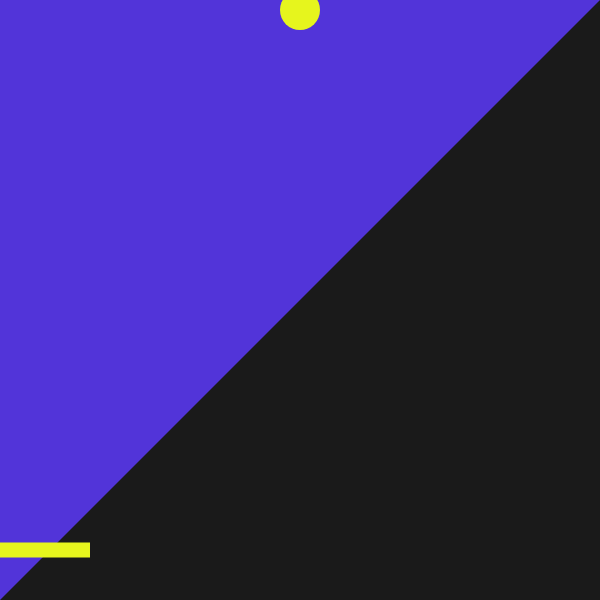
Frame 1 (no input)
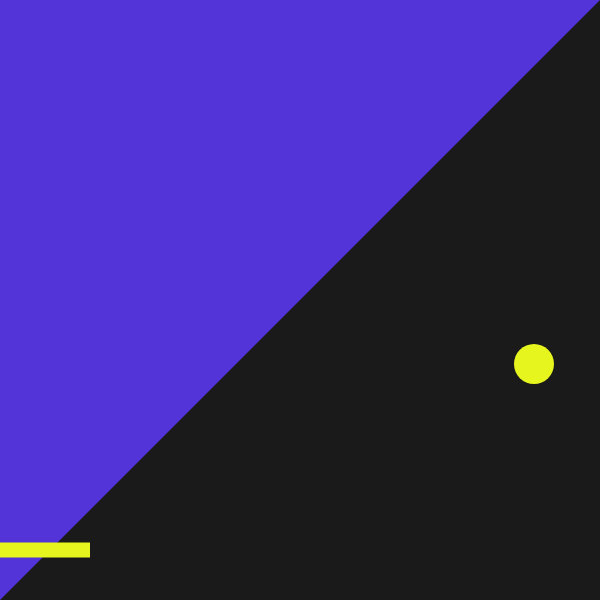
Frame 60 (no input)
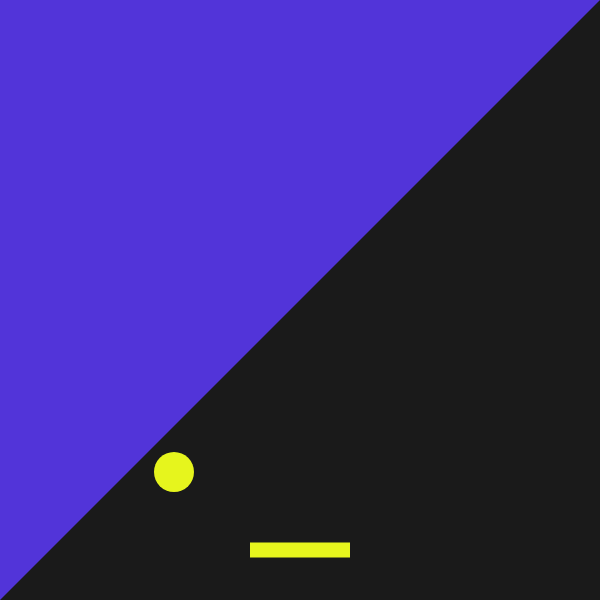
Frame 120 (the mouse pressed at the canvas centre since frame 60)

The p5.js sketch that drew these frames (run headless with seeded random() and noise() and a simulated clock; from frame 60 on, the mouse is pressed at the canvas centre):

// p5.js sketch
// ── sketch.js
let ballX = 300;
let ballY = 10; 
let ballSpeedX = 6;
let ballSpeedY = 6;

function setup() {
  createCanvas(600, 600);
  rectMode(CENTER); 
}

function draw() {
  
  background('#1A1A1A'); 
  fill('#5234D9');       
  noStroke();
  triangle(0, 0, 600, 0, 0, 600); 
  
  fill('#E6F51D'); 
  noStroke();
  rect(constrain(mouseX, 40, 550), 550, 100, 15); 
  
  fill('#E6F51D');
  circle(ballX, ballY, 40);
  
  ballY = ballY + ballSpeedY;
  ballX = ballX + ballSpeedX;
 
  if (ballX < 10 || ballX > 590) {
    ballSpeedX = ballSpeedX * -1;
  }
  if (ballY < 10) {
    ballSpeedY = ballSpeedY * -1;
  }
  
  if (dist(ballX, ballY, mouseX, 550) < 40) {
    ballSpeedY = ballSpeedY * -1;
  }
  
  if (ballY > 600) {
    ballX = 300;
    ballY = 10;
    ballSpeedY = 6; 
    ballSpeedX = 6; 
  }
}
